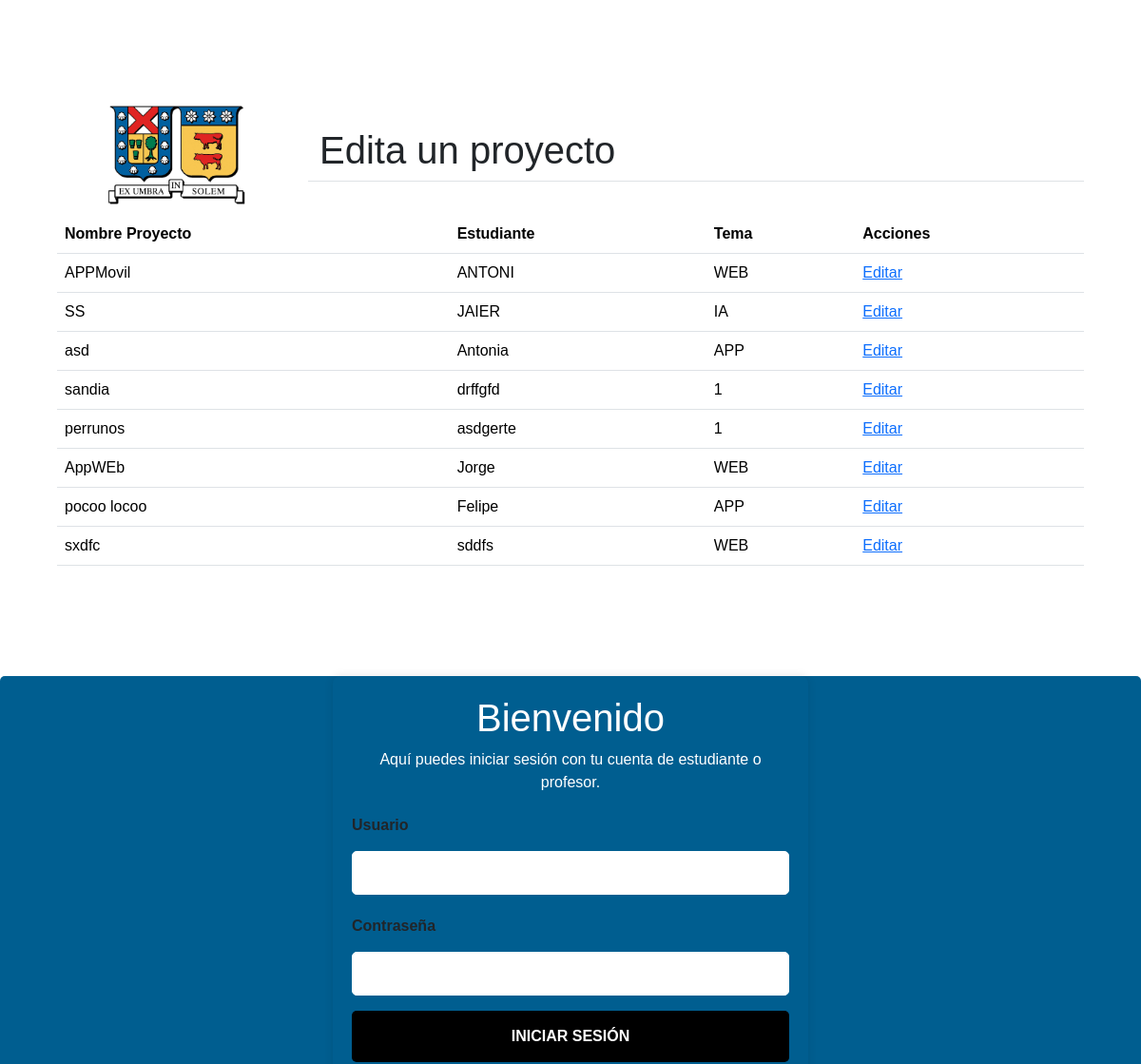
The page /editar (middle part) on the database as committed earlier.
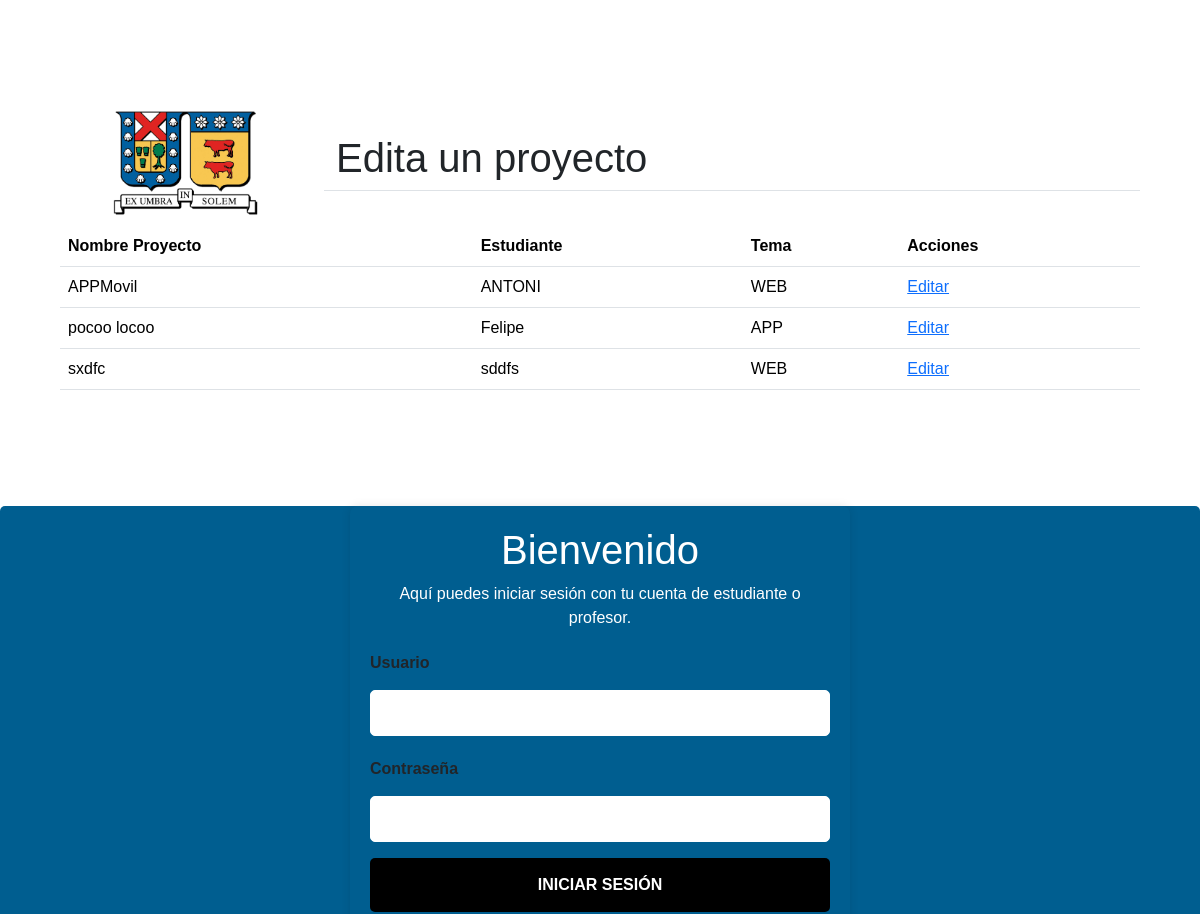
The same page on the database as committed later.
### comunicados/models.py (models this page shows, shortened)
class Proyecto(models.Model):
    nombrep = models.CharField(max_length=200, verbose_name="NombreP")
    estudiante = models.CharField(max_length=200, verbose_name="Estudiante")
    tema = models.CharField(max_length=200, verbose_name="Tema")
    profesor = models.CharField(max_length=200, blank=True, null=True, verbose_name="Profesor")
    email = models.EmailField(max_length=50, verbose_name="email")
    descripcion = models.CharField(max_length=200)

### comunicados/views.py (the view)
# urls.py: path('editar', views.listar, name='editar'),
def listar(request):
    proyectos = Proyecto.objects.all()
    return render(request, 'comunicados/editar.html', {'proyectos': proyectos})

### comunicados/templates/comunicados/editar.html (shortened to what this page needs)
{% extends "comunicados/base.html" %}
{% load static %}
{% block header %}
<div class="container">
    <div class="row">
        <div class="col-md-12 col-lg-3 text-center">
            <img src="{% static 'images/Logo_UTFSM.png' %}" alt="" class="logos">
        </div>
        <div class="col-lg-9 d-flex justify-content-center align-items-center my-auto d-none d-lg-block border-bottom">
            <h1>Edita un proyecto</h1>
        </div>
    </div>
    <table class="table">
        <thead>
            <tr>
                <th>Nombre Proyecto</th>
                <th>Estudiante</th>
                <th>Tema</th>
                <th>Acciones</th>
            </tr>
        </thead>
        <tbody>
            {% for proyecto in proyectos %}
            <tr>
                <td>{{ proyecto.nombrep }}</td>
                <td>{{ proyecto.estudiante }}</td>
                <td>{{ proyecto.tema }}</td>
                <td>
                    {% if proyecto.nombrep %}
                        <a href="{% url 'editar_proyecto' proyecto.nombrep %}">Editar</a>
                    {% endif %}
                </td>
            </tr>
            {% endfor %}
        </tbody>
    </table>
</div>
{% endblock %}

Rows that differ between the two databases and show on the page:
removed Proyecto: nombrep "SS", estudiante "JAIER", tema "IA", shows "Editar"
removed Proyecto: nombrep "asd", estudiante "Antonia", tema "APP", shows "Editar"
removed Proyecto: nombrep "sandia", estudiante "drffgfd", tema "1", shows "Editar"
removed Proyecto: nombrep "perrunos", estudiante "asdgerte", tema "1", shows "Editar"
removed Proyecto: nombrep "AppWEb", estudiante "Jorge", tema "WEB", shows "Editar"
